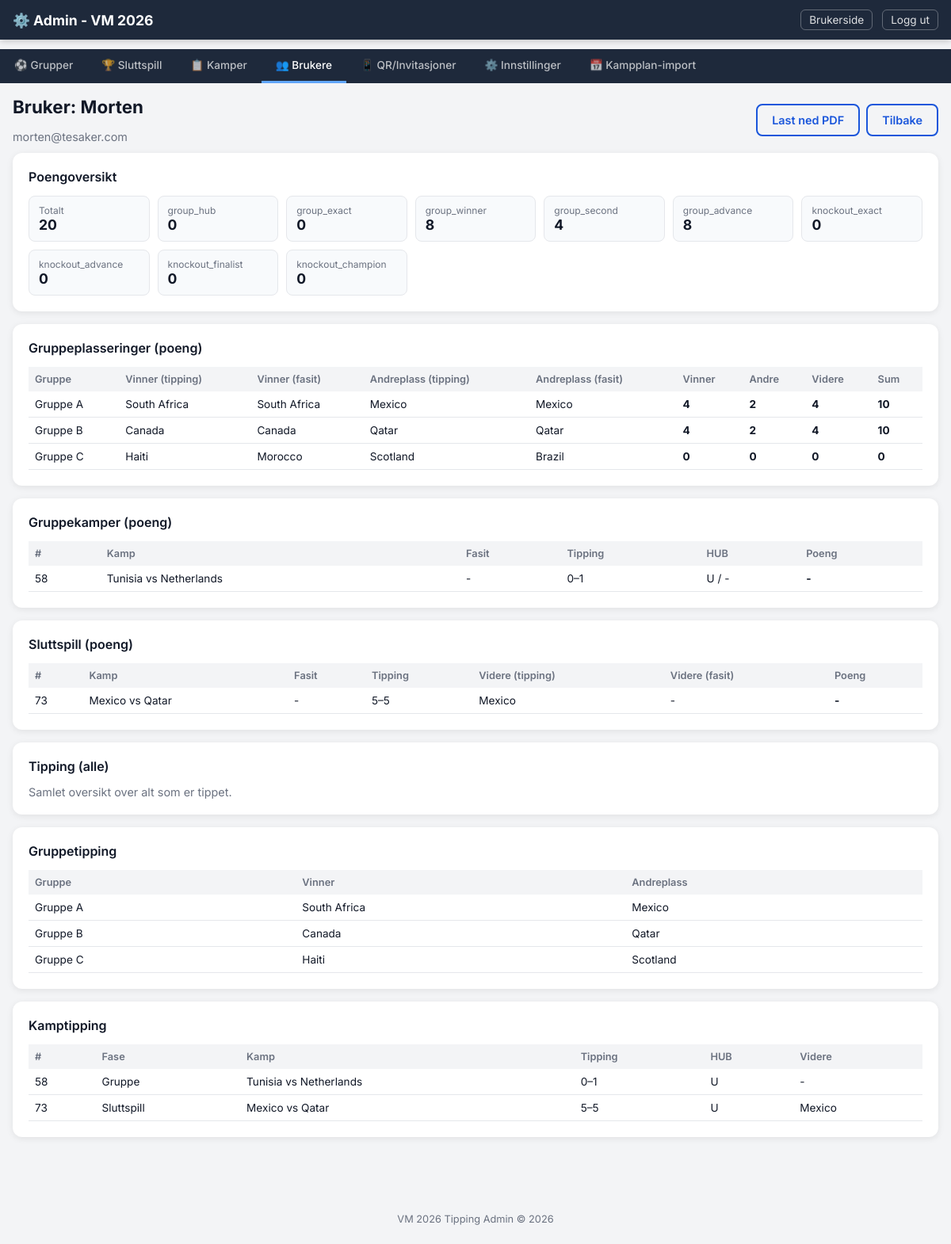
Page /admin/user/1 (signed in) on the committed database.
### models.py (models this page shows)
class User(db.Model):
    __tablename__ = "users"
    id = db.Column(db.Integer, primary_key=True)
    name = db.Column(db.String(100), nullable=False)
    email = db.Column(db.String(200), nullable=True)
    token = db.Column(db.String(64), unique=True, nullable=False)
    created_at = db.Column(db.DateTime, default=now_utc)
    last_seen_at = db.Column(db.DateTime, nullable=True)
    is_active = db.Column(db.Boolean, default=True)
    has_paid = db.Column(db.Boolean, default=False)
    anonymous_label = db.Column(db.String(50), nullable=True)  # "Spiller 1" etc.
    predictions = db.relationship("UserPrediction", back_populates="user", lazy="dynamic")
    group_predictions = db.relationship("GroupPrediction", back_populates="user", lazy="dynamic")
    score_caches = db.relationship("ScoreCache", back_populates="user", lazy="dynamic")

class ScoreCache(db.Model):
    __tablename__ = "score_cache"
    id = db.Column(db.Integer, primary_key=True)
    user_id = db.Column(db.Integer, db.ForeignKey("users.id"), nullable=False)
    category = db.Column(db.String(50), nullable=False)
    points = db.Column(db.Integer, default=0)
    recalculated_at = db.Column(db.DateTime, default=now_utc)
    user = db.relationship("User", back_populates="score_caches")
    __table_args__ = (db.UniqueConstraint("user_id", "category", name="uix_score_user_cat"),)

class Group(db.Model):
    __tablename__ = "groups"
    id = db.Column(db.Integer, primary_key=True)
    name = db.Column(db.String(50), unique=True, nullable=False)  # "Gruppe A"
    color = db.Column(db.String(20), default="#4a90e2")
    teams = db.relationship("Team", back_populates="group", lazy="dynamic")
    matches = db.relationship("Match", back_populates="group", lazy="dynamic")
    standings = db.relationship("GroupStanding", back_populates="group", lazy="dynamic")

class Team(db.Model):
    __tablename__ = "teams"
    id = db.Column(db.Integer, primary_key=True)
    name = db.Column(db.String(100), nullable=False)
    fifa_code = db.Column(db.String(10), unique=True, nullable=True)
    group_id = db.Column(db.Integer, db.ForeignKey("groups.id"), nullable=True)
    group_slot = db.Column(db.Integer, nullable=True)  # 1-4
    fifa_ranking = db.Column(db.Integer, nullable=True)
    flag_emoji = db.Column(db.String(10), nullable=True)
    group = db.relationship("Group", back_populates="teams")

### routes_admin.py (the view)
@admin_bp.route("/user/<int:user_id>")
def user_detail(user_id):
    if not admin_required():
        abort(403)
    user = User.query.get_or_404(user_id)
    sub_tab = request.args.get("tab", "points")
    settings = get_score_settings()
    per_match_points = get_per_match_points(user.id)
    match_rows_group = []
    match_rows_knockout = []
    match_preds = (
        db.session.query(UserPrediction, Match)
        .join(Match, UserPrediction.match_id == Match.id)
        .filter(UserPrediction.user_id == user.id)
        .order_by(Match.match_number)
        .all()
    )
    for pred, match in match_preds:
        pred_hub = pred.predicted_hub
        if pred_hub is None and pred.predicted_home_score is not None and pred.predicted_away_score is not None:
            pred_hub = calc_hub(pred.predicted_home_score, pred.predicted_away_score)
        actual_hub = None
        if match.home_score is not None and match.away_score is not None:
            actual_hub = calc_hub(match.home_score, match.away_score)
        row = {
            "match_number": match.match_number,
            "phase": match.phase,
            "round_name": match.round_name,
            "group_name": match.group.name if match.group else None,
            "home": match.home_team.name if match.home_team else (match.home_slot_source or "-")
        }
        row.update({
            "away": match.away_team.name if match.away_team else (match.away_slot_source or "-"),
            "pred_score": (
                f"{pred.predicted_home_score}–{pred.predicted_away_score}"
                if pred.predicted_home_score is not None and pred.predicted_away_score is not None else "-"
            ),
            "pred_hub": pred_hub or "-",
            "pred_advanced": pred.predicted_advanced_team.name if pred.predicted_advanced_team else "-",
            "actual_score": (
                f"{match.home_score}–{match.away_score}"
                if match.home_score is not None and match.away_score is not None else "-"
            ),
            "actual_hub": actual_hub or "-",
            "actual_advanced": match.advanced_team.name if match.advanced_team else "-",
            "points": per_match_points.get(match.id),
            "is_finished": match.is_finished,
        })
        if match.phase == "group":
            match_rows_group.append(row)
        else:
            match_rows_knockout.append(row)
    group_rows = []
    group_preds = (
        db.session.query(GroupPrediction, Group)
        .join(Group, GroupPrediction.group_id == Group.id)
        .filter(GroupPrediction.user_id == user.id)
        .order_by(Group.name)
        .all()
    )
    for gp, group in group_preds:
        standings = GroupStanding.query.filter_by(group_id=group.id).all()
        ranked = sorted(standings, key=lambda s: s.rank or 99)
        actual_ids = [s.team_id for s in ranked]
        actual_winner = ranked[0].team.name if len(ranked) >= 1 and ranked[0].team else "-"
        actual_second = ranked[1].team.name if len(ranked) >= 2 and ranked[1].team else "-"
        winner_pts = settings["group_winner"] if gp.predicted_winner_team_id and actual_ids and gp.predicted_winner_team_id == actual_ids[0] else 0
        second_pts = settings["group_second"] if gp.predicted_second_team_id and len(actual_ids) >= 2 and gp.predicted_second_team_id == actual_ids[1] else 0
        advance_pts = 0
        predicted_advancing = set()
        if gp.predicted_winner_team_id:
            predicted_advancing.add(gp.predicted_winner_team_id)
        if gp.predicted_second_team_id:
            predicted_advancing.add(gp.predicted_second_team_id)
        for team_id in predicted_advancing:
            if team_id in actual_ids[:2]:
                advance_pts += settings["group_advance"]
        group_rows.append({
            "group_name": group.name,
            "pred_winner": gp.predicted_winner.name if gp.predicted_winner else "-",
            "pred_second": gp.predicted_second.name if gp.predicted_second else "-",
            "actual_winner": actual_winner,
            "actual_second": actual_second,
            "winner_pts": winner_pts,
            "second_pts": second_pts,
            "advance_pts": advance_pts,
            "total_pts": winner_pts + second_pts + advance_pts,
        })
    return render_template("admin_user.html",
        user=user,
        active_tab="users",
        active_subtab=sub_tab,
        total_points=get_user_total_points(user.id),
        breakdown=get_user_score_breakdown(user.id),
        group_rows=group_rows,
        match_rows_group=match_rows_group,
        match_rows_knockout=match_rows_knockout,
    )

### templates/admin_user.html (shortened to what this page needs)
<!DOCTYPE html>
<html lang="no">
<head>
  <link rel="stylesheet" href="{{ url_for('static', filename='style.css') }}">
</head>
<body>
  <nav class="navbar admin-navbar">
    <div class="navbar-inner">
      <a href="{{ url_for('admin.tab', tab='groups') }}" class="navbar-brand">⚙️ Admin - VM 2026</a>
      <div class="navbar-links">
        <a href="{{ url_for('user.index') }}" class="nav-link-small">Brukerside</a>
        <a href="{{ url_for('admin.logout') }}" class="nav-link-small">Logg ut</a>
      </div>
    </div>
  </nav>
  <div class="admin-tab-bar">
    {% set tabs = [
      ('groups', '⚽ Grupper'),
      ('knockout', '🏆 Sluttspill'),
      ('matches', '📋 Kamper'),
      ('users', '👥 Brukere'),
      ('qr', '📱 QR/Invitasjoner'),
      ('settings', '⚙️ Innstillinger'),
      ('schedule', '📅 Kampplan-import'),
    ] %}
    {% for tab_id, tab_label in tabs %}
    <a href="{{ url_for('admin.tab', tab=tab_id) }}"
       class="admin-tab-link {% if active_tab == tab_id %}active{% endif %}">
      {{ tab_label }}
    </a>
    {% endfor %}
  </div>
  <main class="admin-main">
    <div class="admin-section">
      <div class="admin-user-header">
        <div>
          <h2>Bruker: {{ user.name }}</h2>
          <div class="admin-user-sub">{{ user.email or '-' }}</div>
        </div>
        <div class="admin-user-actions">
          <a href="{{ url_for('admin.user_predictions_pdf', user_id=user.id) }}" class="btn btn-outline">Last ned PDF</a>
          <a href="{{ url_for('admin.tab', tab='users') }}" class="btn btn-outline">Tilbake</a>
        </div>
      </div>
      <div class="admin-card">
        <h3>Poengoversikt</h3>
        <div class="admin-score-grid">
          <div class="admin-score-item">
            <div class="score-label">Totalt</div>
            <div class="score-value">{{ total_points }}</div>
          </div>
          {% for k, v in breakdown.items() %}
          <div class="admin-score-item">
            <div class="score-label">{{ k }}</div>
            <div class="score-value">{{ v }}</div>
          </div>
          {% endfor %}
        </div>
      </div>
      <div class="admin-card">
        <h3>Gruppeplasseringer (poeng)</h3>
        {% if group_rows %}
        <table class="admin-table">
          <thead>
            <tr>
              <th>Gruppe</th>
              <th>Vinner (tipping)</th>
              <th>Vinner (fasit)</th>
              <th>Andreplass (tipping)</th>
              <th>Andreplass (fasit)</th>
              <th>Vinner</th>
              <th>Andre</th>
              <th>Videre</th>
              <th>Sum</th>
            </tr>
          </thead>
          <tbody>
            {% for row in group_rows %}
            <tr>
              <td>{{ row.group_name }}</td>
              <td>{{ row.pred_winner }}</td>
              <td>{{ row.actual_winner }}</td>
              <td>{{ row.pred_second }}</td>
              <td>{{ row.actual_second }}</td>
              <td><strong>{{ row.winner_pts }}</strong></td>
              <td><strong>{{ row.second_pts }}</strong></td>
              <td><strong>{{ row.advance_pts }}</strong></td>
              <td><strong>{{ row.total_pts }}</strong></td>
            </tr>
            {% endfor %}
          </tbody>
        </table>
        {% else %}
        <p>Ingen gruppetipping registrert.</p>
        {% endif %}
      </div>
      <div class="admin-card">
        <h3>Gruppekamper (poeng)</h3>
        {% if match_rows_group %}
        <table class="admin-table">
          <thead>
            <tr>
              <th>#</th>
              <th>Kamp</th>
              <th>Fasit</th>
              <th>Tipping</th>
              <th>HUB</th>
              <th>Poeng</th>
            </tr>
          </thead>
          <tbody>
            {% for row in match_rows_group %}
            <tr>
              <td>{{ row.match_number }}</td>
              <td>{{ row.home }} vs {{ row.away }}</td>
              <td>{{ row.actual_score }}</td>
              <td>{{ row.pred_score }}</td>
              <td>{{ row.pred_hub }} / {{ row.actual_hub }}</td>
              <td><strong>{{ row.points if row.points is not none else '-' }}</strong></td>
            </tr>
            {% endfor %}
          </tbody>
        </table>
        {% else %}
        <p>Ingen kamptipping registrert i gruppespill.</p>
        {% endif %}
      </div>
      <div class="admin-card">
        <h3>Sluttspill (poeng)</h3>
        {% if match_rows_knockout %}
        <table class="admin-table">
          <thead>
            <tr>
              <th>#</th>
              <th>Kamp</th>
              <th>Fasit</th>
              <th>Tipping</th>
              <th>Videre (tipping)</th>
              <th>Videre (fasit)</th>
              <th>Poeng</th>
            </tr>
          </thead>
          <tbody>
            {% for row in match_rows_knockout %}
            <tr>
              <td>{{ row.match_number }}</td>
              <td>{{ row.home }} vs {{ row.away }}</td>
              <td>{{ row.actual_score }}</td>
              <td>{{ row.pred_score }}</td>
              <td>{{ row.pred_advanced }}</td>
              <td>{{ row.actual_advanced }}</td>
              <td><strong>{{ row.points if row.points is not none else '-' }}</strong></td>
            </tr>
            {% endfor %}
          </tbody>
        </table>
        {% else %}
        <p>Ingen sluttspills-tipping registrert.</p>
        {% endif %}
      </div>
      <div class="admin-card">
        <h3>Tipping (alle)</h3>
        <p class="admin-user-sub">Samlet oversikt over alt som er tippet.</p>
      </div>
      <div class="admin-card">
        <h3>Gruppetipping</h3>
        {% if group_rows %}
        <table class="admin-table">
          <thead>
            <tr>
              <th>Gruppe</th>
              <th>Vinner</th>
              <th>Andreplass</th>
            </tr>
          </thead>
          <tbody>
            {% for row in group_rows %}
            <tr>
              <td>{{ row.group_name }}</td>
              <td>{{ row.pred_winner }}</td>
              <td>{{ row.pred_second }}</td>
            </tr>
            {% endfor %}
          </tbody>
        </table>
        {% else %}
        <p>Ingen gruppetipping registrert.</p>
        {% endif %}
      </div>
      <div class="admin-card">
        <h3>Kamptipping</h3>
        {% if match_rows_group or match_rows_knockout %}
        <table class="admin-table">
          <thead>
            <tr>
              <th>#</th>
              <th>Fase</th>
              <th>Kamp</th>
              <th>Tipping</th>
              <th>HUB</th>
              <th>Videre</th>
            </tr>
          </thead>
          <tbody>
            {% for row in match_rows_group %}
            <tr>
              <td>{{ row.match_number }}</td>
              <td>Gruppe</td>
              <td>{{ row.home }} vs {{ row.away }}</td>
              <td>{{ row.pred_score }}</td>
              <td>{{ row.pred_hub }}</td>
              <td>-</td>
            </tr>
            {% endfor %}
            {% for row in match_rows_knockout %}
            <tr>
              <td>{{ row.match_number }}</td>
              <td>Sluttspill</td>
              <td>{{ row.home }} vs {{ row.away }}</td>
              <td>{{ row.pred_score }}</td>
              <td>{{ row.pred_hub }}</td>
              <td>{{ row.pred_advanced }}</td>
            </tr>
            {% endfor %}
          </tbody>
        </table>
        {% else %}
        <p>Ingen kamptipping registrert.</p>
        {% endif %}
      </div>
    </div>
  </main>
  <footer class="footer">
    <p>VM 2026 Tipping Admin &copy; 2026</p>
  </footer>
</body>
</html>

### rows in the picture
User: name "Morten", email "morten@tesaker.com"
ScoreCache: category "group_hub", points "0"
ScoreCache: category "group_exact", points "0"
ScoreCache: category "group_winner", points "8"
ScoreCache: category "group_advance", points "8"
ScoreCache: category "knockout_exact", points "0"
ScoreCache: category "knockout_advance", points "0"
ScoreCache: category "knockout_finalist", points "0"
ScoreCache: category "knockout_champion", points "0"
Group: group_name "Gruppe A", group_name "Gruppe A"
Team: pred_winner "South Africa", actual_winner "South Africa", pred_winner "South Africa"
Team: pred_second "Mexico", actual_second "Mexico", home "Mexico", pred_advanced "Mexico", pred_second "Mexico", home "Mexico", pred_advanced "Mexico"
Group: group_name "Gruppe B", group_name "Gruppe B"
Team: pred_winner "Canada", actual_winner "Canada", pred_winner "Canada"
Team: pred_second "Qatar", actual_second "Qatar", away "Qatar", pred_second "Qatar", away "Qatar"
Group: group_name "Gruppe C", group_name "Gruppe C"
Team: pred_winner "Haiti", pred_winner "Haiti"
Team: actual_winner "Morocco"
Team: pred_second "Scotland", pred_second "Scotland"
Team: actual_second "Brazil"
Team: home "Tunisia", home "Tunisia"
Team: away "Netherlands", away "Netherlands"

### other values in the picture
{{ tab_label }} "⚽ Grupper" "🏆 Sluttspill" "📋 Kamper" "👥 Brukere" "📱 QR/Invitasjoner" "⚙️ Innstillinger" "📅 Kampplan-import"
{{ total_points }} "20"
{{ k }} "group_second"
{{ v }} "4"
{{ row.winner_pts }} "4" "4" "0"
{{ row.second_pts }} "2" "2" "0"
{{ row.advance_pts }} "4" "4" "0"
{{ row.total_pts }} "10" "10" "0"
{{ row.match_number }} "58"
{{ row.actual_score }} "-"
{{ row.pred_score }} "0–1"
{{ row.pred_hub }} "U"
{{ row.actual_hub }} "-"
{{ row.points if row.points is not none else '-' }} "-"
{{ row.match_number }} "73"
